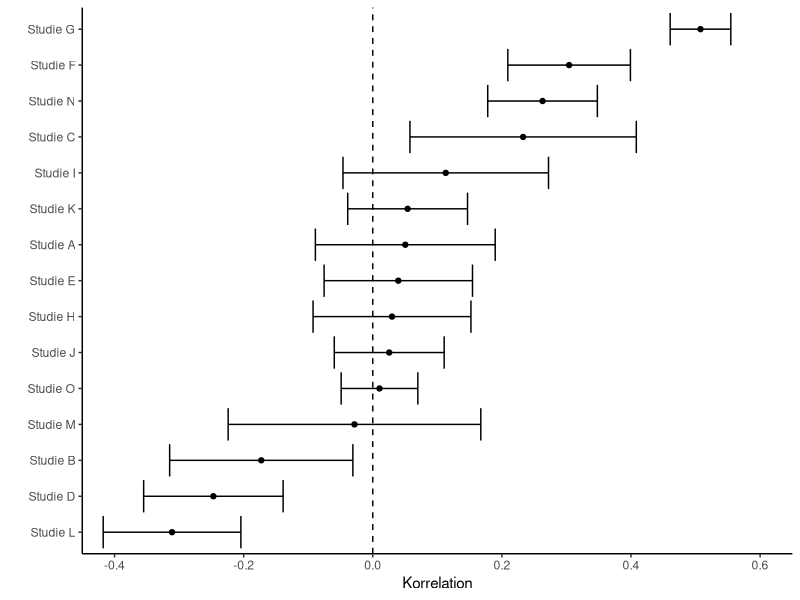

Reproduce this figure in R.
## ---- chunk 1
#| echo: false
library(ggplot2)
library(metafor)
set.seed(10)
k <- 15
cors <- data.frame("Stichprobenumfang" = round(rchisq(n = k, df = 2, ncp = 0)*5+10, digits = 0)
                   , "Korrelation" = rnorm(n = k, mean = .05, sd = .3)
                   , "Studie" = paste("Studie", toupper(letters[1:k]), sep = " ")
                   , "yi" = NA
                   , "vi" = NA
                   )

cors[, 4:5] <- metafor::escalc(ni = cors$Stichprobenumfang, ri = cors$Korrelation, measure = "COR")
cors$ucb <- cors$yi + qnorm(.975)*cors$vi
cors$lcb <- cors$yi - qnorm(.975)*cors$vi



ggplot(cors, aes(x = Korrelation, y = reorder(Studie, Korrelation))) + 
  geom_point() + geom_errorbar(xmin = cors$lcb, xmax = cors$ucb) + 
  geom_vline(xintercept = 0, lty = 2) + theme_classic() + ylab("") + 
  xlim(c(-.4, .6))
